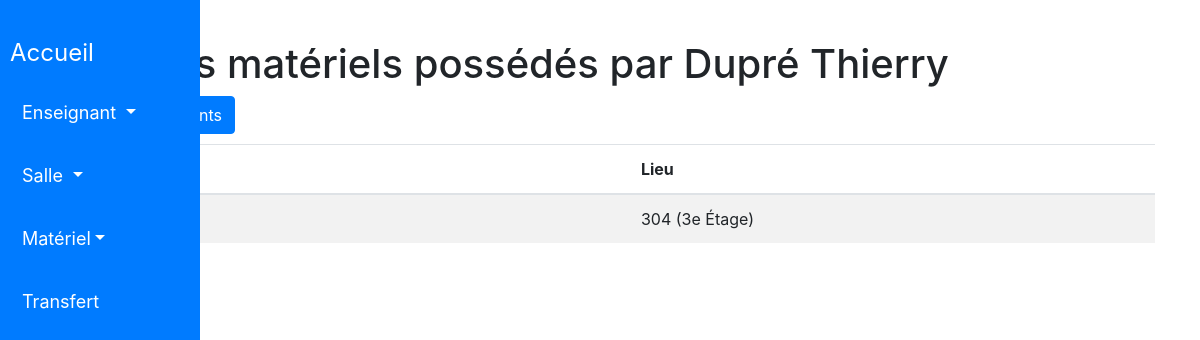
The page /gestion_materiel/enseignant/23/materiels_possedes/ on the database as committed earlier.
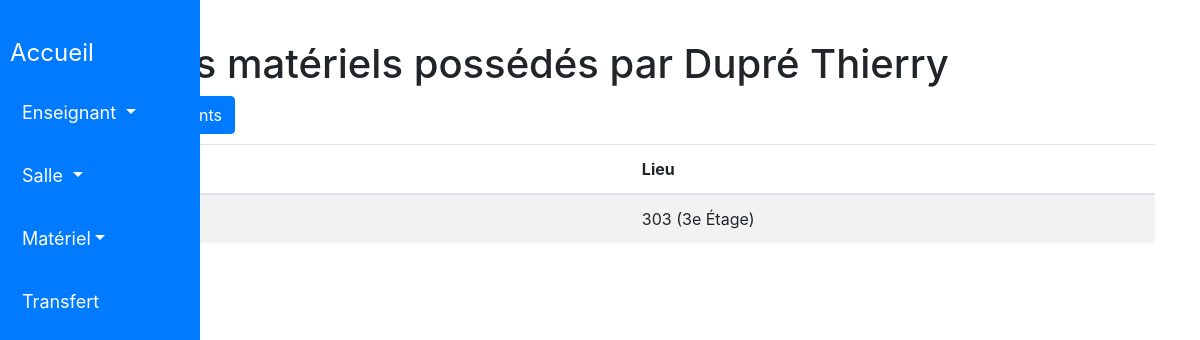
The same page on the database as committed later.
### gestion_materiel/models.py (models this page shows, shortened)
class Materiel(models.Model):
    nom = models.CharField(
        max_length=100,
        blank=False,
        null=True,
        default=''
    )
    budget = models.CharField(
        max_length=100,
        blank=False,
        null=True,
        default=''
    )
    proprietaire = models.ForeignKey(
        Enseignant,
        on_delete=models.CASCADE,
        null=True,
        related_name='materiels_possedes'
    )
    lieu = models.ForeignKey(
        Salle,
        on_delete=models.CASCADE,
        null=True
    )
    possesseur = models.ForeignKey(
        Enseignant,
        on_delete=models.CASCADE,
        null=True,
        blank=True,
        related_name='materiels_en_possession'
    )

class Salle(models.Model):
    nom = models.CharField(
        max_length=50,
        blank=False,
        null=True,
        default='aucun'
    )
    etage = models.CharField(
        max_length=50,
        blank=False,
        null=True,
        default='aucun'
    )
    def __str__(self):
        if self.etage.lower() == "rez-de-chaussée":
            return f"{self.nom} ({self.etage})"
        else:
            return f"{self.nom} ({self.etage} Étage)"

### gestion_materiel/views.py (the view)
# urls.py: path('gestion_materiel/enseignant/<int:enseignant_id>/materiels_possedes/', views.liste_materiels_possedes, name='liste_materiels_possedes'),
def liste_materiels_possedes(request, enseignant_id):
    enseignant = Enseignant.objects.get(id=enseignant_id)
    materiels = Materiel.objects.filter(Q(possesseur__nom__icontains=enseignant.nom) & Q(possesseur__prenom__icontains=enseignant.prenom))
    context = {
        'enseignant': enseignant,
        'materiels': materiels,
    }
    return render(request, 'gestion_materiel/enseignant/liste_materiels_possedes.html', context)

### templates/gestion_materiel/enseignant/liste_materiels_possedes.html (shortened to what this page needs)
<!DOCTYPE html>
<html>
<head>
</head>
<body>
    {% include 'gestion_materiel/includes/entete.html' %}
    <div class="container">
        <h1>Liste des matériels possédés par {{ enseignant.nom }} {{ enseignant.prenom }}</h1>
        <a href="{% url 'liste_enseignants'%}" class="btn btn-primary">Liste des enseignants</a>
        <table class="table table-striped">
            <thead>
                <tr>
                    <th>Nom du matériel</th>
                    <th>Lieu</th>
                </tr>
            </thead>
            <tbody>
                {% for materiel in materiels %}
                    <tr>
                        <td>{{ materiel.nom }}</td>
                        <td>{{ materiel.lieu }}</td>
                    </tr>
                {% empty %}
                    <tr>
                        <td colspan="2">Aucun matériel trouvé.</td>
                    </tr>
                {% endfor %}
            </tbody>
        </table>
    </div>
</body>
</html>

Rows that differ between the two databases and show on the page:
changed Materiel: lieu "304 (3e Étage)" → "303 (3e Étage)"
